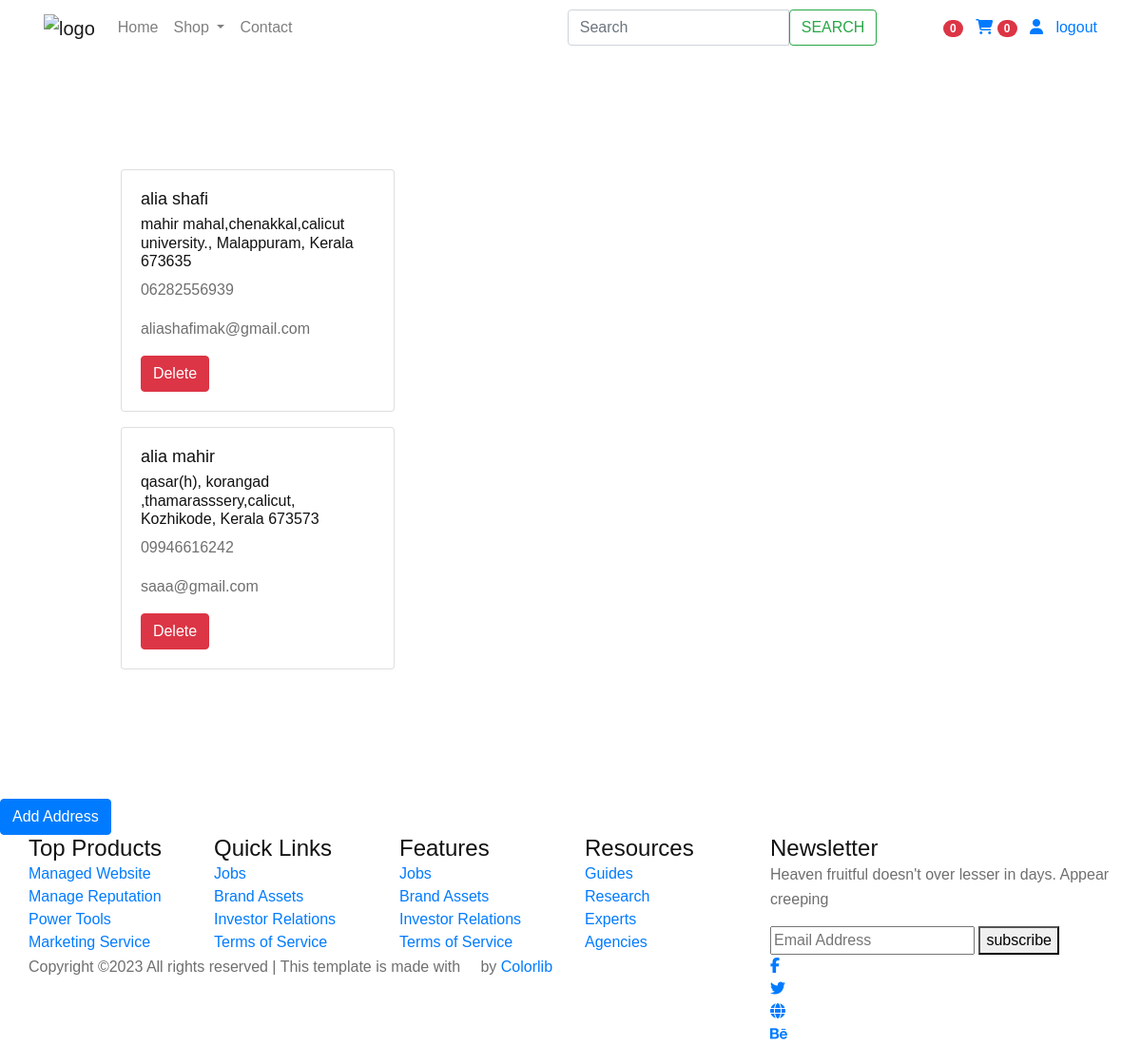
The app's page /accounts/addresscrud/ (signed in) with its own data.
### accounts/models.py (models this page shows, shortened)
class Address(models.Model):
    user=models.ForeignKey(Account,on_delete=models.CASCADE)
    first_name = models.CharField(max_length=100)
    last_name = models.CharField(max_length=100)
    phone_number = models.CharField(max_length=20)
    email_address = models.EmailField(max_length=100)
    address1 = models.CharField(max_length=200)
    address2 = models.CharField(max_length=200, blank=True)
    city = models.CharField(max_length=100)
    state = models.CharField(blank=True, max_length=20)
    country = models.CharField(blank=True, max_length=20)
    zipcode = models.IntegerField(null=True)
    shipping_address=models.BooleanField(default=False)
    order_note = models.TextField(max_length=1500,default=None,null=True)

### accounts/views.py (the view)
# urls.py: path('addresscrud/', views.addresscrud, name= 'addresscrud'),
@login_required(login_url = 'login')
def addresscrud(request):
    addresses = Address.objects.filter(user=request.user)
    return render(request, 'accounts/addresscrud.html', {'addresses': addresses})

### cart/context_processors.py (called while the page is built)
def counter(request):
    cart_count = 0
    if 'admin' in request.path:
        return {}
    else:
        try:
            cart = Cart.objects.filter(cart_id=_cart_id(request))
            if request.user.is_authenticated:
                cart_items = CartItem.objects.all().filter(user=request.user)
            else:
                cart_items = CartItem.objects.all().filter(cart=cart[:1])
            for cart_item in cart_items:
                cart_count += cart_item.quantity
        except Cart.DoesNotExist:
            cart_count = 0
    return dict(cart_count=cart_count)

### cart/views.py (called while the page is built)
def _cart_id(request):
    cart = request.session.session_key
    if not cart:
        cart = request.session.create()
    return cart

def _wishlist_id(request):
    wishlist = request.session.session_key
    if not wishlist:
        wishlist = request.session.create()
    return wishlist

### category/context_processors.py (called while the page is built)
def  menu_links(request):
    links=Category.objects.all()
    return {
       'links': links
    }

### category/models.py (called while the page is built)
    def get_url(self):
        return reverse('products_by_category', args=[ self.slug])

### store/context_processors.py (called while the page is built)
def wishlist_counter(request):
    wishlist_count = 0
    if 'admin' in request.path:
        return {}
    else:
        try:
            wishlist = Wishlist.objects.filter(wishlist_id=_wishlist_id(request))
            if request.user.is_authenticated:
                wishlist_items = WishlistItem.objects.all().filter(user=request.user)
            else:
                wishlist_items = WishlistItem.objects.all().filter(wishlist=wishlist[:1])
            for wishlist_item in wishlist_items:
                wishlist_count += 1
        except Wishlist.DoesNotExist:
            wishlist_count = 0
    return dict(wishlist_count=wishlist_count)

### templates/accounts/addresscrud.html (shortened to what this page needs)
{% extends 'base.html' %}
{% load static %}
{% block content %}
<section class="section-content p-5 padding-y bg my-5">
    <div class="container-fluid">
        <div class="row">
            <div class="col-md-9">
                <div class="container p-4" style="max-width: 90%;">
                    {% if addresses %}
                        {% for address in addresses %}
                            <div class="card mb-3" style="width: 18rem;">
                                <div class="card-body">
                                    <h5 class="card-title">{{ address.first_name }} {{ address.last_name }}</h5>
                                    <h6 class="card-subtitle mb-2 text-body-secondary">{{ address.address1 }}, {{ address.city }}, {{ address.state }} {{ address.zipcode }}</h6>
                                    <p class="card-text">{{ address.phone_number }}</p>
                                    <p class="card-text">{{ address.email_address }}</p>
                                    <a href="{% url 'delete_address' address.pk %}" class="btn btn-danger">Delete</a>
                                </div>
                            </div>
                        {% endfor %}
                    {% else %}
                        <p>You don't have any addresses yet.</p>
                    {% endif %}
                </div>
            </div>
        </div>
    </div>
</section>
<div class="btn-btn-3">
    <a href="{% url 'add_address' %}" class="btn btn-primary">Add Address</a>
</div>
{% endblock %}

### adminpanel/static/css/style.css (style rules this page uses)
html, body { height: 100%; font-family: "Cairo", sans-serif; -webkit-font-smoothing: antialiased; font-smooth: antialiased; }
h1, h2, h3, h4, h5, h6 { margin: 0; color: #111111; font-weight: 400; font-family: "Cairo", sans-serif; }
h5 { font-size: 18px; }
h6 { font-size: 16px; }
p { font-size: 16px; font-family: "Cairo", sans-serif; color: #6f6f6f; font-weight: 400; line-height: 26px; margin: 0 0 15px 0; }
body { top:0!important; }
@media only screen and (min-width: 1200px) { .container { max-width: 1170px; } }

### records on screen
Address: first_name "alia", last_name "shafi", address1 "mahir mahal,chenakkal,calicut university.", city "Malappuram", state "Kerala", zipcode "673635", phone_number "06282556939", email_address "aliashafimak@gmail.com"
Address: first_name "alia", last_name "mahir", address1 "qasar(h), korangad ,thamarasssery,calicut", city "Kozhikode", state "Kerala", zipcode "673573", phone_number "09946616242", email_address "saaa@gmail.com"

### other values on screen
{{ wishlist_count }} "0"
{{ cart_count }} "0"
